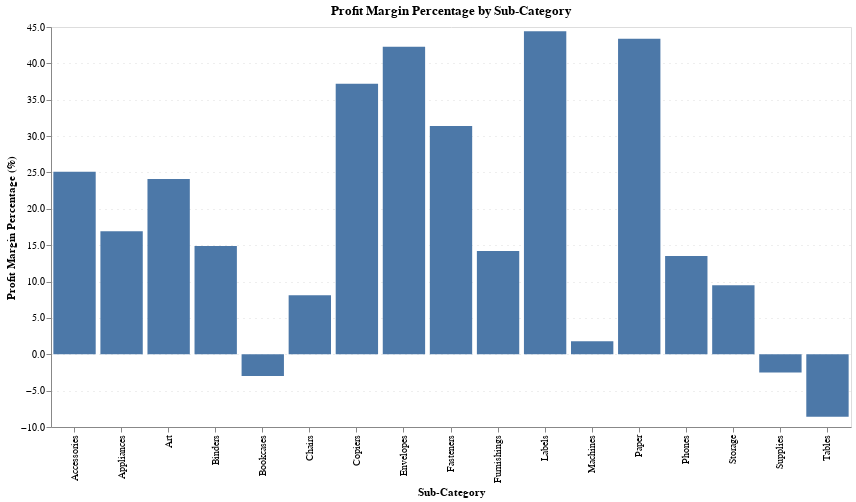

The notebook cell this image was saved under:
### Code cell
chart = alt.Chart(top_products).mark_bar().encode(
    x=alt.X('Sub-Category', axis=alt.Axis(title='Sub-Category')),
    y=alt.Y('Profit_Margine_Percentage', axis=alt.Axis(title='Profit Margin Percentage (%)', grid=True, gridDash=[1, 5], format='.1f'))
).properties(
    title='Profit Margin Percentage by Sub-Category',
    width=800,
    height=400
).interactive() # Add interactivity for zooming and panning

chart

### Figure 1 — Vega-Lite specification as saved in the notebook (floating-point values rounded to 4 significant figures)
{"config": {"view": {"continuousWidth": 300, "continuousHeight": 300}}, "data": {"name": "data-abef627113de51b126c10ed11b27d667"}, "mark": {"type": "bar"}, "encoding": {"x": {"axis": {"title": "Sub-Category"}, "field": "Sub-Category", "type": "nominal"}, "y": {"axis": {"format": ".1f", "grid": true, "gridDash": [1, 5], "title": "Profit Margin Percentage (%)"}, "field": "Profit_Margine_Percentage", "type": "quantitative"}}, "height": 400, "params": [{"name": "param_2", "select": {"type": "interval", "encodings": ["x", "y"]}, "bind": "scales"}], "title": "Profit Margin Percentage by Sub-Category", "width": 800, "$schema": "https://vega.github.io/schema/vega-lite/v5.20.1.json", "datasets": {"data-abef627113de51b126c10ed11b27d667": [{"Sub-Category": "Tables", "Profit_Margine_Percentage": -8.6}, {"Sub-Category": "Bookcases", "Profit_Margine_Percentage": -3.0}, {"Sub-Category": "Supplies", "Profit_Margine_Percentage": -2.5}, {"Sub-Category": "Machines", "Profit_Margine_Percentage": 1.8}, {"Sub-Category": "Chairs", "Profit_Margine_Percentage": 8.1}, {"Sub-Category": "Storage", "Profit_Margine_Percentage": 9.5}, {"Sub-Category": "Phones", "Profit_Margine_Percentage": 13.5}, {"Sub-Category": "Furnishings", "Profit_Margine_Percentage": 14.2}, {"Sub-Category": "Binders", "Profit_Margine_Percentage": 14.9}, {"Sub-Category": "Appliances", "Profit_Margine_Percentage": 16.9}, {"Sub-Category": "Art", "Profit_Margine_Percentage": 24.1}, {"Sub-Category": "Accessories", "Profit_Margine_Percentage": 25.1}, {"Sub-Category": "Fasteners", "Profit_Margine_Percentage": 31.4}, {"Sub-Category": "Copiers", "Profit_Margine_Percentage": 37.2}, {"Sub-Category": "Envelopes", "Profit_Margine_Percentage": 42.3}, {"Sub-Category": "Paper", "Profit_Margine_Percentage": 43.4}, {"Sub-Category": "Labels", "Profit_Margine_Percentage": 44.4}]}}
